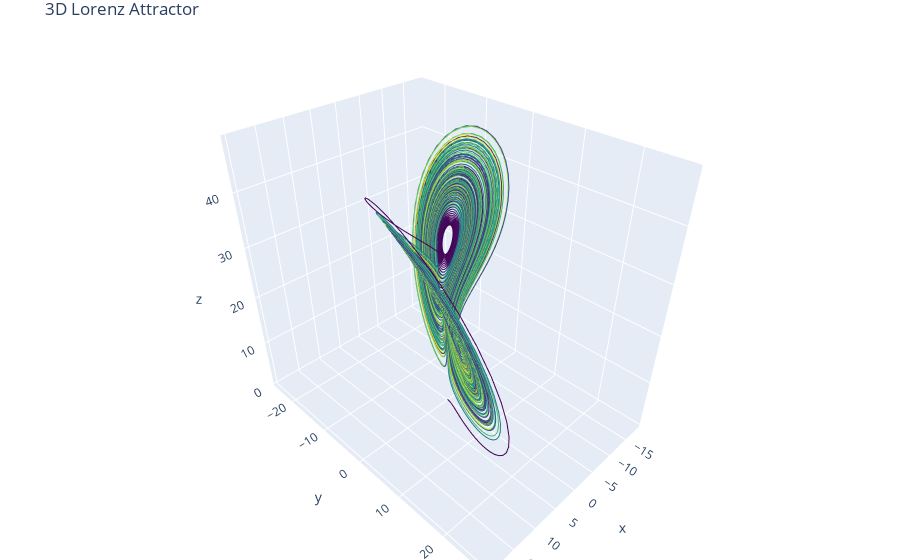

Notebook code cell kept with this figure:
### Code cell
T = 200.0        
n_truth = int(T / dt)    
x0_truth = np.array([1.0, 1.0, 1.0]) 
org_time = np.linspace(0, 200, 20001)

truth = integrate(x0_truth, n_truth) 

stride = 2
obs_times_idx = np.arange(0, truth.shape[0], stride)
obs_times = obs_times_idx * dt

obs_noise_std = 1
H = np.eye(3)      # LINEAR OPERATOR H
y_obs = truth[obs_times_idx] + np.random.normal(0, obs_noise_std, size=(len(obs_times_idx), 3))

trace = go.Scatter3d(
    x=truth[:, 0], y=truth[:, 1], z=truth[:, 2],
    mode="lines",
    line=dict(
        width=2,
        color=org_time,
        colorscale="Viridis"
    )
)

layout = go.Layout(
    title="3D Lorenz Attractor",
    scene=dict(
        xaxis=dict(title="x"),
        yaxis=dict(title="y"),
        zaxis=dict(title="z"),
    ),
    margin=dict(l=0, r=0, b=0, t=30)
)

fig = go.Figure(data=[trace], layout=layout)

fig.show()

### Figure 1 — Plotly figure (JSON) as saved in the notebook; plotly's stock layout.template omitted (floating-point values rounded to 4 significant figures; data arrays with more than 128 entries replaced by an {"elided": "..."} marker saying what was removed)
{"data": [{"line": {"color": {"elided": "20001 float values"}, "colorscale": [[0, "#440154"], [0.1111, "#482878"], [0.2222, "#3e4989"], [0.3333, "#31688e"], [0.4444, "#26828e"], [0.5556, "#1f9e89"], [0.6667, "#35b779"], [0.7778, "#6ece58"], [0.8889, "#b5de2b"], [1, "#fde725"]], "width": 2}, "mode": "lines", "type": "scatter3d", "x": {"elided": "20001 float values"}, "y": {"elided": "20001 float values"}, "z": {"elided": "20001 float values"}}], "layout": {"margin": {"b": 0, "l": 0, "r": 0, "t": 30}, "scene": {"xaxis": {"title": {"text": "x"}}, "yaxis": {"title": {"text": "y"}}, "zaxis": {"title": {"text": "z"}}}, "title": {"text": "3D Lorenz Attractor"}}}
